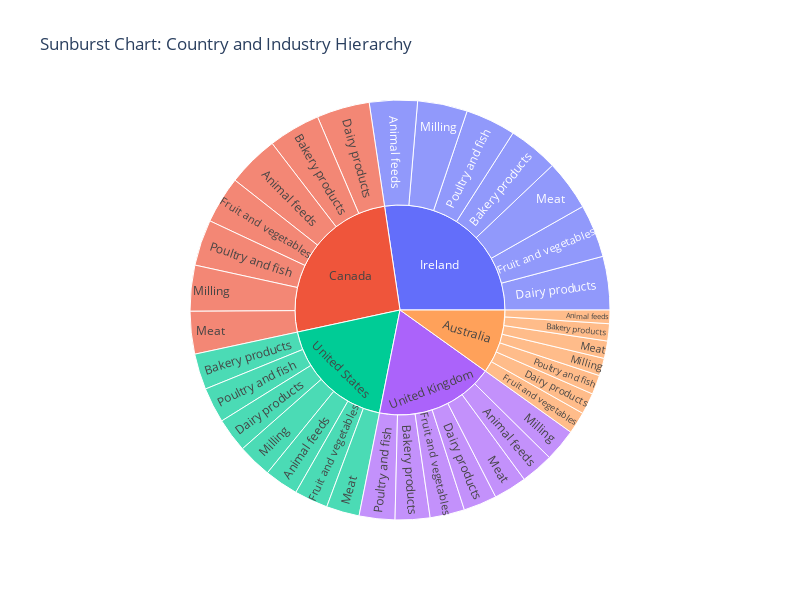

This figure's notebook cell:
### Code cell
fig = px.sunburst(data_graphics, path=['country', 'Ind'], title='Sunburst Chart: Country and Industry Hierarchy')

# Adjust the size of the chart
fig.update_layout(width=800, height=600)

fig.show()

### Figure 1 — Plotly figure (JSON) as saved in the notebook; plotly's stock layout.template omitted (floating-point values rounded to 4 significant figures)
{"data": [{"branchvalues": "total", "domain": {"x": [0, 1], "y": [0, 1]}, "hovertemplate": "labels=%{label}<br>count=%{value}<br>parent=%{parent}<br>id=%{id}<extra></extra>", "ids": ["Australia/Animal feeds", "Canada/Animal feeds", "Ireland/Animal feeds", "United Kingdom/Animal feeds", "United States/Animal feeds", "Australia/Bakery products", "Canada/Bakery products", "Ireland/Bakery products", "United Kingdom/Bakery products", "United States/Bakery products", "Australia/Dairy products", "Canada/Dairy products", "Ireland/Dairy products", "United Kingdom/Dairy products", "United States/Dairy products", "Australia/Fruit and vegetables", "Canada/Fruit and vegetables", "Ireland/Fruit and vegetables", "United Kingdom/Fruit and vegetables", "United States/Fruit and vegetables", "Australia/Meat", "Canada/Meat", "Ireland/Meat", "United Kingdom/Meat", "United States/Meat", "Australia/Milling", "Canada/Milling", "Ireland/Milling", "United Kingdom/Milling", "United States/Milling", "Australia/Poultry and fish", "Canada/Poultry and fish", "Ireland/Poultry and fish", "United Kingdom/Poultry and fish", "United States/Poultry and fish", "Australia", "Canada", "Ireland", "United Kingdom", "United States"], "labels": ["Animal feeds", "Animal feeds", "Animal feeds", "Animal feeds", "Animal feeds", "Bakery products", "Bakery products", "Bakery products", "Bakery products", "Bakery products", "Dairy products", "Dairy products", "Dairy products", "Dairy products", "Dairy products", "Fruit and vegetables", "Fruit and vegetables", "Fruit and vegetables", "Fruit and vegetables", "Fruit and vegetables", "Meat", "Meat", "Meat", "Meat", "Meat", "Milling", "Milling", "Milling", "Milling", "Milling", "Poultry and fish", "Poultry and fish", "Poultry and fish", "Poultry and fish", "Poultry and fish", "Australia", "Canada", "Ireland", "United Kingdom", "United States"], "name": "", "parents": ["Australia", "Canada", "Ireland", "United Kingdom", "United States", "Australia", "Canada", "Ireland", "United Kingdom", "United States", "Australia", "Canada", "Ireland", "United Kingdom", "United States", "Australia", "Canada", "Ireland", "United Kingdom", "United States", "Australia", "Canada", "Ireland", "United Kingdom", "United States", "Australia", "Canada", "Ireland", "United Kingdom", "United States", "Australia", "Canada", "Ireland", "United Kingdom", "United States", "", "", "", "", ""], "type": "sunburst", "values": [71, 270, 251, 172, 178, 90, 272, 263, 182, 188, 112, 277, 280, 175, 179, 115, 247, 278, 181, 176, 91, 223, 264, 173, 173, 92, 240, 261, 171, 179, 101, 241, 263, 187, 185, 672, 1770, 1860, 1241, 1258]}], "layout": {"height": 600, "legend": {"tracegroupgap": 0}, "title": {"text": "Sunburst Chart: Country and Industry Hierarchy"}, "width": 800}}
